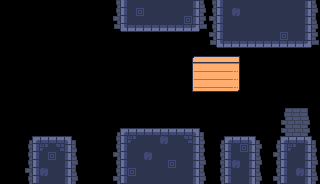

This game map was drawn from its Tiled (.tmx) file and the tilesets committed beside it. A one-line description and the trimmed map source follow:
An orthogonal 40x23 tile map with 8x8 px tiles, 2 tile layers (Background, Base), 4 tilesets and 19 objects.

<map version="1.10" tiledversion="1.10.2" orientation="orthogonal" renderorder="right-down" width="40" height="23" tilewidth="8" tileheight="8" infinite="0" nextlayerid="4" nextobjectid="217">
 <tileset firstgid="1" source="../tileset.tsx" />
 <tileset firstgid="1025" source="../LevelEditor/big.tsx" />
 <tileset firstgid="1281" source="../LevelEditor/small.tsx" />
 <tileset firstgid="2305" source="../LevelEditor/wide.tsx" />
 <layer id="3" name="Background" width="40" height="23">
  <data>[920 cells, 116 non-empty, 23 distinct tile ids]</data>
 </layer>
 <layer id="1" name="Base" width="40" height="23">
  <data>[920 cells, 260 non-empty, 13 distinct tile ids]</data>
 </layer>
 <objectgroup id="2" name="Objects">
  <object id="186" gid="1025" x="153.447" y="120.379" width="16" height="16">
   <properties>
    <property name="object" value="player" />
   </properties>
  </object>
  <object id="188" gid="1473" x="135.81" y="127.833" width="8" height="8">
   <properties>
    <property name="object" value="bomb" />
   </properties>
  </object>
  <object id="189" x="193" y="65">
   <properties>
    <property name="height" type="int" value="1" />
    <property name="object" value="math_multi_row" />
    <property name="signals" value="2" />
    <property name="table" value="1_/2=6" />
    <property name="width" type="int" value="10" />
   </properties>
   <point />
  </object>
  <object id="191" gid="1539" x="193" y="127.25" width="8" height="8">
   <properties>
    <property name="object" value="number" />
    <property name="value" type="int" value="2" />
   </properties>
  </object>
  <object id="193" gid="2325" x="176" y="128" width="16" height="8">
   <properties>
    <property name="direction" type="int" value="2" />
    <property name="object" value="beam" />
    <property name="reverse" type="bool" value="true" />
    <property name="signal" type="int" value="1" />
   </properties>
  </object>
  <object id="194" gid="2321" x="120" y="128" width="16" height="8">
   <properties>
    <property name="object" value="button" />
    <property name="signal" type="int" value="1" />
   </properties>
  </object>
  <object id="196" gid="1321" x="152" y="40" width="8" height="8">
   <properties>
    <property name="direction" type="int" value="0" />
    <property name="object" value="laser" />
    <property name="signal" type="int" value="1" />
   </properties>
  </object>
  <object id="197" gid="1505" x="91.6666" y="83.6667" width="8" height="8">
   <properties>
    <property name="object" value="remote" />
   </properties>
  </object>
  <object id="198" gid="1441" x="227.626" y="129.824" width="8" height="8">
   <properties>
    <property name="object" value="stone" />
   </properties>
  </object>
  <object id="200" gid="2339" x="88" y="96" width="16" height="8">
   <properties>
    <property name="max" type="int" value="7" />
    <property name="min" type="int" value="0" />
    <property name="mode" value="vertical" />
    <property name="object" value="signal_platform" />
    <property name="signal" type="int" value="2" />
   </properties>
  </object>
  <object id="202" gid="1027" x="288" y="136" width="16" height="16">
   <properties>
    <property name="object" value="door" />
   </properties>
  </object>
  <object id="204" gid="2321" x="224" y="136" width="16" height="8">
   <properties>
    <property name="object" value="button" />
    <property name="signal" type="int" value="1" />
   </properties>
  </object>
  <object id="205" gid="1353" x="256" y="56" width="8" height="8">
   <properties>
    <property name="direction" type="int" value="0" />
    <property name="object" value="laser" />
    <property name="signal" type="int" value="2" />
   </properties>
  </object>
  <object id="206" gid="1409" x="75.75" y="37.7497" width="8" height="8">
   <properties>
    <property name="object" value="key" />
   </properties>
  </object>
  <object id="208" gid="1028" x="152" y="128" width="16" height="16">
   <properties>
    <property name="object" value="spawn" />
   </properties>
  </object>
  <object id="209" gid="1026" x="240" y="136" width="16" height="16">
   <properties>
    <property name="lines" value="Красный луч уничтожает все объекты, которых касается." />
    <property name="object" value="sign" />
   </properties>
  </object>
  <object id="210" gid="1411" x="92" y="69" width="8" height="8">
   <properties>
    <property name="object" value="coin" />
   </properties>
  </object>
  <object id="211" gid="1411" x="48" y="120" width="8" height="8">
   <properties>
    <property name="object" value="coin" />
   </properties>
  </object>
  <object id="216" gid="2307" x="72" y="48" width="16" height="8">
   <properties>
    <property name="max" type="int" value="4" />
    <property name="min" type="int" value="0" />
    <property name="mode" value="vertical" />
    <property name="object" value="signal_platform" />
    <property name="signal" type="int" value="2" />
   </properties>
  </object>
 </objectgroup>
</map>
